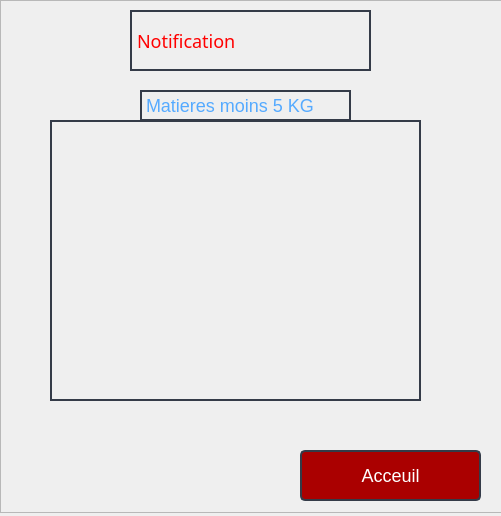
<?xml version="1.0" encoding="UTF-8"?>
<ui version="4.0">
 <class>notificatin</class>
 <widget class="QDialog" name="notificatin">
  <property name="geometry">
   <rect>
    <x>0</x>
    <y>0</y>
    <width>501</width>
    <height>516</height>
   </rect>
  </property>
  <property name="windowTitle">
   <string>Dialog</string>
  </property>
  <widget class="QFrame" name="frame">
   <property name="geometry">
    <rect>
     <x>0</x>
     <y>0</y>
     <width>502</width>
     <height>513</height>
    </rect>
   </property>
   <property name="styleSheet">
    <string notr="true">background-color: rgb(40, 44, 52);/* LINE EDIT */
QLineEdit {
	background-color: rgb(27, 29, 35);
	border-radius: 5px;
	border: 2px solid rgb(27, 29, 35);
	padding-left: 10px;
}
QLineEdit:hover {
	border: 2px solid rgb(64, 71, 88);
}
QLineEdit:focus {
	border: 2px solid rgb(91, 101, 124);
}

/* SCROLL BARS */
QScrollBar:horizontal {
    border: none;
    background: rgb(52, 59, 72);
    height: 14px;
    margin: 0px 21px 0 21px;
	border-radius: 0px;
}
QScrollBar::handle:horizontal {
    background: rgb(85, 170, 255);
    min-width: 25px;
	border-radius: 7px
}
QScrollBar::add-line:horizontal {
    border: none;
    background: rgb(55, 63, 77);
    width: 20px;
	border-top-right-radius: 7px;
    border-bottom-right-radius: 7px;
    subcontrol-position: right;
    subcontrol-origin: margin;
}
QScrollBar::sub-line:horizontal {
    border: none;
    background: rgb(55, 63, 77);
    width: 20px;
	border-top-left-radius: 7px;
    border-bottom-left-radius: 7px;
    subcontrol-position: left;
    subcontrol-origin: margin;
}
QScrollBar::up-arrow:horizontal, QScrollBar::down-arrow:horizontal
{
     background: none;
}
QScrollBar::add-page:horizontal, QScrollBar::sub-page:horizontal
{
     background: none;
}
 QScrollBar:vertical {
	border: none;
    background: rgb(52, 59, 72);
    width: 14px;
    margin: 21px 0 21px 0;
	border-radius: 0px;
 }
 QScrollBar::handle:vertical {	
	background: rgb(85, 170, 255);
    min-height: 25px;
	border-radius: 7px
 }
 QScrollBar::add-line:vertical {
     border: none;
    background: rgb(55, 63, 77);
     height: 20px;
	border-bottom-left-radius: 7px;
    border-bottom-right-radius: 7px;
     subcontrol-position: bottom;
     subcontrol-origin: margin;
 }
 QScrollBar::sub-line:vertical {
	border: none;
    background: rgb(55, 63, 77);
     height: 20px;
	border-top-left-radius: 7px;
    border-top-right-radius: 7px;
     subcontrol-position: top;
     subcontrol-origin: margin;
 }
 QScrollBar::up-arrow:vertical, QScrollBar::down-arrow:vertical {
     background: none;
 }

 QScrollBar::add-page:vertical, QScrollBar::sub-page:vertical {
     background: none;
 }

/* CHECKBOX */
QCheckBox::indicator {
    border: 3px solid rgb(52, 59, 72);
	width: 15px;
	height: 15px;
	border-radius: 10px;
    background: rgb(44, 49, 60);
}
QCheckBox::indicator:hover {
    border: 3px solid rgb(58, 66, 81);
}
QCheckBox::indicator:checked {
    background: 3px solid rgb(52, 59, 72);
	border: 3px solid rgb(52, 59, 72);	
	background-image: url(:/16x16/icons/16x16/cil-check-alt.png);
}

/* RADIO BUTTON */
QRadioButton::indicator {
    border: 3px solid rgb(52, 59, 72);
	width: 15px;
	height: 15px;
	border-radius: 10px;
    background: rgb(44, 49, 60);
}
QRadioButton::indicator:hover {
    border: 3px solid rgb(58, 66, 81);
}
QRadioButton::indicator:checked {
    background: 3px solid rgb(94, 106, 130);
	border: 3px solid rgb(52, 59, 72);	
}

/* COMBOBOX */
QComboBox{
	background-color: rgb(27, 29, 35);
	border-radius: 5px;
	border: 2px solid rgb(27, 29, 35);
	padding: 5px;
	padding-left: 10px;
}
QComboBox:hover{
	border: 2px solid rgb(64, 71, 88);
}
QComboBox::drop-down {
	subcontrol-origin: padding;
	subcontrol-position: top right;
	width: 25px; 
	border-left-width: 3px;
	border-left-color: rgba(39, 44, 54, 150);
	border-left-style: solid;
	border-top-right-radius: 3px;
	border-bottom-right-radius: 3px;	
	background-image: url(:/16x16/icons/16x16/cil-arrow-bottom.png);
	background-position: center;
	background-repeat: no-reperat;
 }
QComboBox QAbstractItemView {
	color: rgb(85, 170, 255);	
	background-color: rgb(27, 29, 35);
	padding: 10px;
	selection-background-color: rgb(39, 44, 54);
}

/* SLIDERS */
QSlider::groove:horizontal {
    border-radius: 9px;
    height: 18px;
	margin: 0px;
	background-color: rgb(52, 59, 72);
}
QSlider::groove:horizontal:hover {
	background-color: rgb(55, 62, 76);
}
QSlider::handle:horizontal {
    background-color: rgb(85, 170, 255);
    border: none;
    height: 18px;
    width: 18px;
    margin: 0px;
	border-radius: 9px;
}
QSlider::handle:horizontal:hover {
    background-color: rgb(105, 180, 255);
}
QSlider::handle:horizontal:pressed {
    background-color: rgb(65, 130, 195);
}

QSlider::groove:vertical {
    border-radius: 9px;
    width: 18px;
    margin: 0px;
	background-color: rgb(52, 59, 72);
}
QSlider::groove:vertical:hover {
	background-color: rgb(55, 62, 76);
}
QSlider::handle:vertical {
    background-color: rgb(85, 170, 255);
	border: none;
    height: 18px;
    width: 18px;
    margin: 0px;
	border-radius: 9px;
}
QSlider::handle:vertical:hover {
    background-color: rgb(105, 180, 255);
}
QSlider::handle:vertical:pressed {
    background-color: rgb(65, 130, 195);
}
QTableWidget{
	background-color: rgb(255, 255, 255);
}
QDialog {background: transparent; }
QToolTip {
	color: #ffffff;
	background-color: rgba(27, 29, 35, 160);
	border: 1px solid rgb(40, 40, 40);
	border-radius: 2px;
}
*{
	
	font-size:18px;
}

</string>
   </property>
   <property name="frameShape">
    <enum>QFrame::StyledPanel</enum>
   </property>
   <property name="frameShadow">
    <enum>QFrame::Raised</enum>
   </property>
   <widget class="QPushButton" name="pushButton_43">
    <property name="geometry">
     <rect>
      <x>300</x>
      <y>450</y>
      <width>181</width>
      <height>51</height>
     </rect>
    </property>
    <property name="minimumSize">
     <size>
      <width>150</width>
      <height>30</height>
     </size>
    </property>
    <property name="font">
     <font>
      <family>Segoe UI</family>
      <pointsize>9</pointsize>
     </font>
    </property>
    <property name="styleSheet">
     <string notr="true">QPushButton {
	color: rgb(255, 255, 255);
	border: 2px solid rgb(52, 59, 72);
	border-radius: 5px;	
	
	background-color: rgb(170, 0, 0);

}
QPushButton:hover {
	background-color: rgb(57, 65, 80);
	border: 2px solid rgb(61, 70, 86);
}
QPushButton:pressed {	
	background-color: rgb(35, 40, 49);
	border: 2px solid rgb(43, 50, 61);
}</string>
    </property>
    <property name="text">
     <string>Acceuil</string>
    </property>
    <property name="icon">
     <iconset>
      <normaloff>:/16x16/icons/16x16/cil-folder-open.png</normaloff>:/16x16/icons/16x16/cil-folder-open.png</iconset>
    </property>
   </widget>
   <widget class="QLabel" name="label_16">
    <property name="geometry">
     <rect>
      <x>130</x>
      <y>10</y>
      <width>241</width>
      <height>61</height>
     </rect>
    </property>
    <property name="font">
     <font>
      <family>Orbitron</family>
      <pointsize>20</pointsize>
      <weight>9</weight>
      <italic>false</italic>
      <bold>false</bold>
     </font>
    </property>
    <property name="styleSheet">
     <string notr="true">
color: rgb(255, 0, 0);

border:2px solid  rgb(52, 59, 72);
font: 75 20pt &quot;Orbitron&quot;;
</string>
    </property>
    <property name="text">
     <string>Notification</string>
    </property>
   </widget>
   <widget class="QSplitter" name="splitter">
    <property name="geometry">
     <rect>
      <x>40</x>
      <y>310</y>
      <width>431</width>
      <height>41</height>
     </rect>
    </property>
    <property name="orientation">
     <enum>Qt::Horizontal</enum>
    </property>
   </widget>
   <widget class="QLabel" name="label_17">
    <property name="geometry">
     <rect>
      <x>140</x>
      <y>90</y>
      <width>211</width>
      <height>31</height>
     </rect>
    </property>
    <property name="font">
     <font>
      <pointsize>11</pointsize>
     </font>
    </property>
    <property name="styleSheet">
     <string notr="true">color : rgb(85, 170, 255);

border:2px solid  rgb(52, 59, 72);
</string>
    </property>
    <property name="text">
     <string>Matieres moins 5 KG</string>
    </property>
   </widget>
   <widget class="QLabel" name="label_15">
    <property name="geometry">
     <rect>
      <x>50</x>
      <y>120</y>
      <width>371</width>
      <height>281</height>
     </rect>
    </property>
    <property name="font">
     <font>
      <pointsize>20</pointsize>
      <weight>50</weight>
      <bold>false</bold>
     </font>
    </property>
    <property name="layoutDirection">
     <enum>Qt::LeftToRight</enum>
    </property>
    <property name="styleSheet">
     <string notr="true">color: rgb(255, 255, 255);

border:2px solid  rgb(52, 59, 72);
</string>
    </property>
    <property name="text">
     <string/>
    </property>
    <property name="textFormat">
     <enum>Qt::AutoText</enum>
    </property>
    <property name="alignment">
     <set>Qt::AlignCenter</set>
    </property>
   </widget>
  </widget>
 </widget>
 <resources/>
 <connections/>
</ui>
